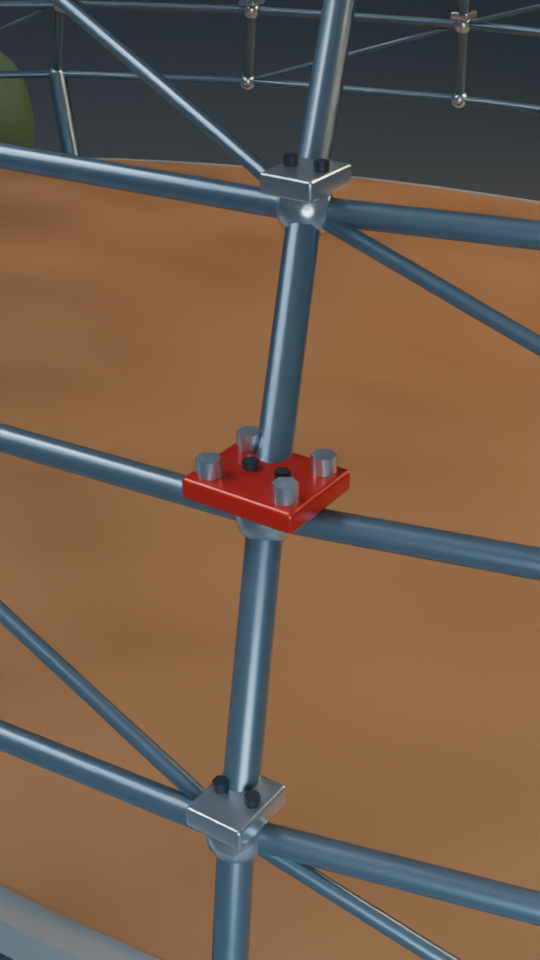
#> input picture examples/pavilion_connection_hero.png, 540 x 960 px; its folder holds only this picture in this run
$ python -i fidelity.py   (imports and definitions only)
#> lines starting #> are read from the running program, lines starting #| are printed output that depends on the picture; after the words box and inside, x2 and y2 are one past the last pixel; in counts of white or black regions, pixels touching at a corner belong together
"""Host side of subject fidelity: compare measured geometry with the spec; silhouettes by mask IoU.

Scale is judged by dimensions; shape by silhouettes normalised to their bounding box, so a
uniformly mis-scaled model fails on dimensions, and a wrongly proportioned one fails on shape.
"""
from __future__ import annotations

import math
from pathlib import Path

from PIL import Image, ImageChops, ImageDraw, ImageFilter, ImageOps

from .common import CODE, REPO, StudioError, file_hash, read_json, stable_hash, write_json

CANVAS = 512
DEFAULT_MIN_IOU = 0.85
# Assembly claim defaults (m): touching within 1 mm, interference above 0.5 mm, floating above 1 mm.
CONTACT_TOL_M = 0.001
INTERFERENCE_TOL_M = 0.0005
FLOATING_TOL_M = 0.001
CODE_FILES = ('studio/fidelity.py', 'studio/blender_ops/fidelity.py', 'studio/blender_ops/geom_checks.py')


def spec_sha256(spec):
    return stable_hash(spec)


def code_sha256():
    return stable_hash({name: file_hash(CODE / name) for name in CODE_FILES})


def _mm(value):
    return 'n/a' if value is None else f'{value * 1000:.1f} mm'


# [44 lines left out: function judge_claim, not called in this run]


def _fit(mask):
    box = mask.getbbox()
    if not box:
        return None
    return mask.crop(box)


# [39 lines left out: functions _canvas, largest_component, model_mask, not called in this run]


def reference_mask(path, crop_px=None, invert=False, outline=False, erase_px=()):
    return _fit(reference_full(path, crop_px, invert, outline, erase_px))


def reference_full(path, crop_px=None, invert=False, outline=False, erase_px=()):
    """Subject mask (255) in the cropped drawing's own pixel frame (not cropped to its bbox)."""
#> called with path = '../examples/pavilion_connection_hero.png', invert = False, outline = False, erase_px = ()
    image = ImageOps.grayscale(Image.open(path).convert('RGB'))
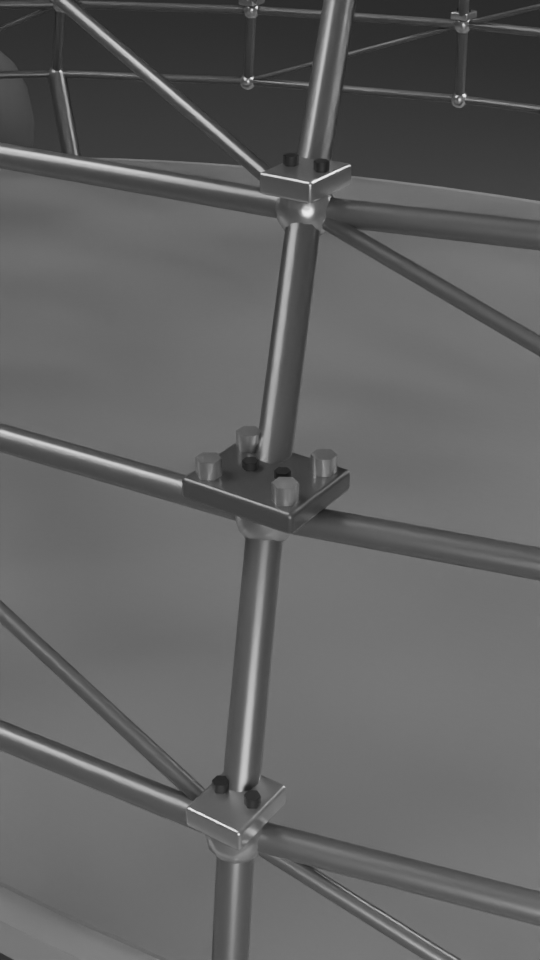
#> image: PIL image 540x960 L; min 22, max 237, mean 97.8
    if crop_px:
        image = image.crop(tuple(crop_px))
    if erase_px:
        draw = ImageDraw.Draw(image)
        for box in erase_px:
            draw.rectangle(tuple(box), fill=255)
    if outline:
        # Line drawing: lines dark; everything not reachable from the border without crossing a line is the subject.
        lines = image.point(lambda v: 0 if v < 160 else 255).filter(ImageFilter.MinFilter(3))
        padded = Image.new('L', (lines.width + 2, lines.height + 2), 255)
        padded.paste(lines, (1, 1))
        ImageDraw.floodfill(padded, (0, 0), 128)
        filled = padded.crop((1, 1, lines.width + 1, lines.height + 1)).point(lambda v: 0 if v == 128 else 255)
        return largest_component(filled)
    histogram = image.histogram()
#> histogram = 256 values, max 29210 at index 112, min 0 at index 0, mean 2025
    total = sum(histogram); cumulative = 0; threshold = 128
#> after `total = sum(histogram)`: total = 518400
    weighted = sum(i * c for i, c in enumerate(histogram)); best = -1; sum_b = 0
#> after `weighted = sum((i * c for i, c in enumerate(histogram)))`: weighted = 50712204
    for t, count in enumerate(histogram):  # Otsu threshold
        cumulative += count; sum_b += t * count
        if cumulative == 0 or cumulative == total:
            continue
        mean_b, mean_f = sum_b / cumulative, (weighted - sum_b) / (total - cumulative)
        between = cumulative * (total - cumulative) * (mean_b - mean_f) ** 2
        if between > best:
            best, threshold = between, t
#> this loop made 256 passes
#> (count, cumulative, sum_b, mean_b, mean_f, best) on passes 23 to 34: (5, 5, 110, 22, 97.83, 1.49e+10), (2, 7, 156, 22.29, 97.83, 2.07e+10), (5, 12, 276, 23, 97.83, 3.48e+10), (5, 17, 401, 23.59, 97.83, 4.86e+10), (3, 20, 479, 23.95, 97.83, 5.66e+10), (4, 24, 587, 24.46, 97.83, 6.7e+10), (2, 26, 643, 24.73, 97.83, 7.2e+10), (6, 32, 817, 25.53, 97.83, 8.67e+10), (6, 38, 997, 26.24, 97.83, 1.01e+11), (10, 48, 1307, 27.23, 97.83, 1.24e+11), (13, 61, 1723, 28.25, 97.83, 1.53e+11), (13, 74, 2152, 29.08, 97.83, 1.81e+11)
#> (cumulative, sum_b, mean_b, mean_f, best) on passes 61 to 66: (69500, 3628267, 52.21, 104.9, 8.66e+13), (72422, 3806509, 52.56, 105.2, 8.94e+13), (75387, 3990339, 52.93, 105.5, 9.22e+13), (78573, 4191057, 53.34, 105.8, 9.5e+13), (81064, 4350481, 53.67, 106, 9.71e+13), (83369, 4500306, 53.98, 106.2, 9.9e+13)
#> after the loop, best = 1.22e+14; cumulative = 518400; sum_b = 50712204; threshold = 86
    dark_subject = image.point(lambda v: 255 if v <= threshold else 0)
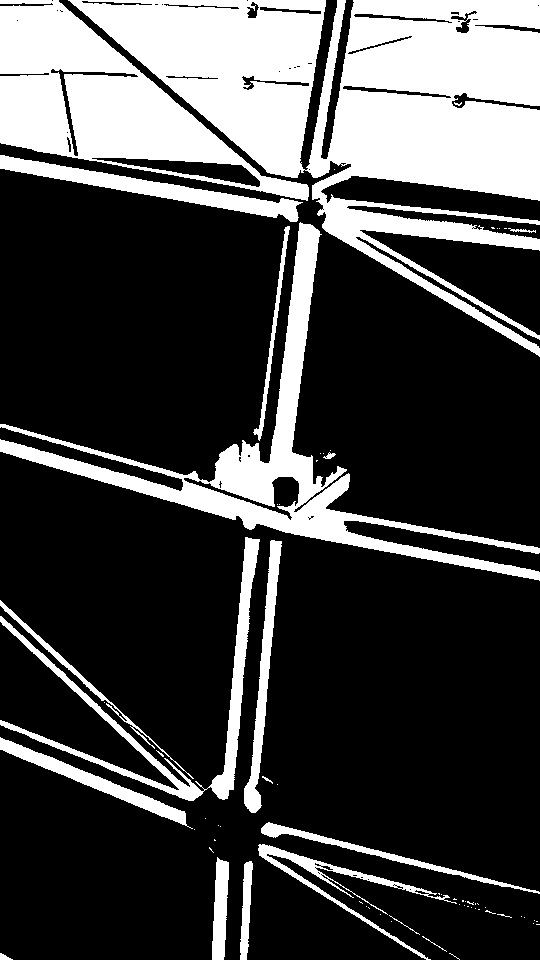
#> dark_subject: PIL image 540x960 L; 26.9% white; 69 white regions (50 under 20 px), largest, box (x1, y1, x2, y2) and area: (68, 0, 540, 357) 70226, (0, 0, 309, 201) 24302, (0, 222, 540, 581) 20505
    return ImageChops.invert(dark_subject) if invert else dark_subject


# A datum pins one drawing pixel to one model point and says which image direction each model view
# axis grows in; with px_per_m the drawing is then registered exactly - no alignment search, and traced
# numbers come out in the model's own frame.
IMAGE_DIRS = {'+x': (1, 0), '-x': (-1, 0), '+y': (0, 1), '-y': (0, -1)}


def silhouette_reference(silhouette, project):
    return reference_full(Path(project) / silhouette['image'], silhouette.get('crop_px'), silhouette.get('invert', False),
                          silhouette.get('outline', False), silhouette.get('erase_px', ()))


# [119 lines left out: functions model_to_px, px_to_model, datum_mask, datum_iou, mask_iou, dimension_values and 4 more, not called in this run]


def deviation_target(spec, kind, item_id):
    """The declared deviation for one check, or None (see subject.schema deviations)."""
    return next((d for d in spec.get('deviations', []) if d['check'] == f'{kind}:{item_id}'), None)


SOFT_KINDS = ('dimension', 'proportion', 'silhouette', 'photo')   # shape match; features and assembly claims are never softened
# A visible part whose on-screen px per distinct face direction is above this reads as a placeholder (SKILL #8).
# Calibrated 2026-10-07 (docs/BUILD_REPORT.md): every engine part above 40 was one the review called rough (head cover,
# block, faceted runners, a box plenum); the winch's honest plain cylinders sit at 27-36, with the engine's rough
# closed-cylinder alternator (33) - that band is left to the detail list and the reviewer. Plain parts above it say why
# with the builder field `plain`.
DETAIL_PX_PER_FACE = 40.0
# A real subject is matched to photos from more than one side (2026-10-11, rocket_landing: modelled from text sources
# alone, the booster read as "a grey model shaped like a rocket"; photo_views was optional and none was made). Two
# solved photo cameras at least this far apart in direction; two photos from one side check one side.
PHOTO_MIN_VIEWS = 2
PHOTO_MIN_SPREAD_DEG = 30.0


def _direction(camera):
    az, el = math.radians(camera['azimuth_deg']), math.radians(camera['elevation_deg'])
    return (math.cos(el) * math.cos(az), math.cos(el) * math.sin(az), math.sin(el))


# [203 lines left out: functions photo_spread_deg, build_report, require_fidelity, not called in this run]

>>> result = reference_mask('../examples/pavilion_connection_hero.png')
#> in _fit, `box = mask.getbbox()`: box = (0, 0, 540, 960)

$ run again, on examples/pavilion_hero.png
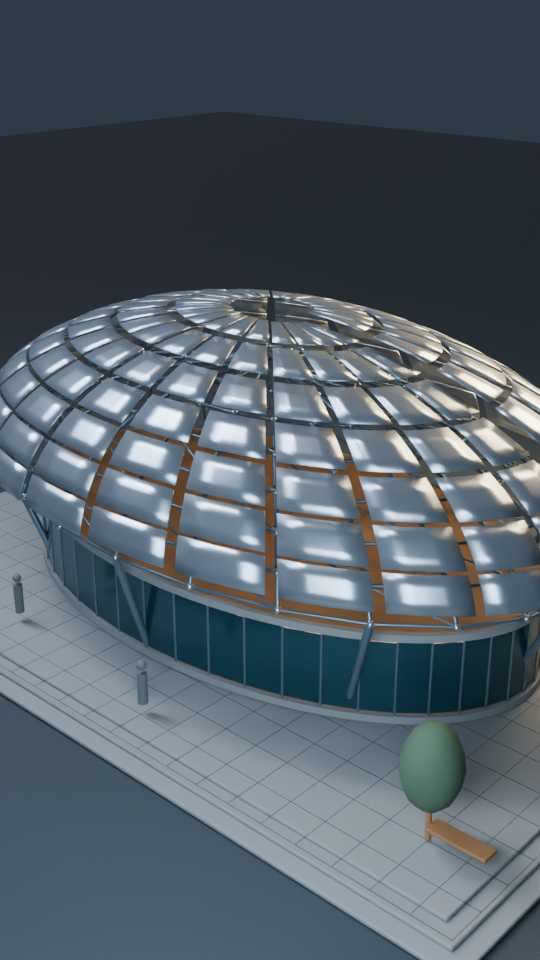
#> input picture examples/pavilion_hero.png, 540 x 960 px
#> in reference_full, `image = ImageOps.grayscale(Image.open(path).convert('RGB'))`:
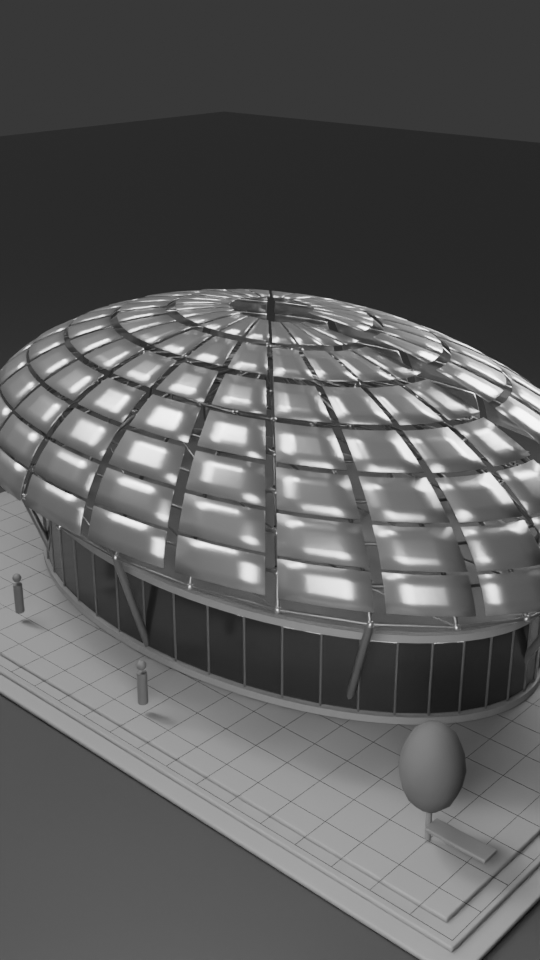
#> image: PIL image 540x960 L; min 13, max 245, mean 91.4
#> histogram = 256 values, max 54957 at index 56, min 0 at index 0, mean 2025
#> total = 518400
#> weighted = 47382318
#> the loop in reference_full, `for t, count in enumerate(histogram):` made 256 passes
#> (count, cumulative, sum_b, mean_b, mean_f, best) on passes 14 to 21: (1, 1, 13, 13, 91.4, 3.19e+09), (2, 3, 41, 13.67, 91.4, 9.4e+09), (2, 5, 71, 14.2, 91.4, 1.54e+10), (8, 13, 199, 15.31, 91.4, 3.9e+10), (9, 22, 352, 16, 91.4, 6.48e+10), (24, 46, 784, 17.04, 91.41, 1.32e+11), (22, 68, 1202, 17.68, 91.41, 1.92e+11), (39, 107, 1982, 18.52, 91.42, 2.95e+11)
#> after the loop in reference_full, `for t, count in enumerate(histogram):`: best = 4.28e+14; cumulative = 518400; sum_b = 47382318; threshold = 102
#> in reference_full, `dark_subject = image.point(lambda v: 255 if v <= threshold else 0)`:
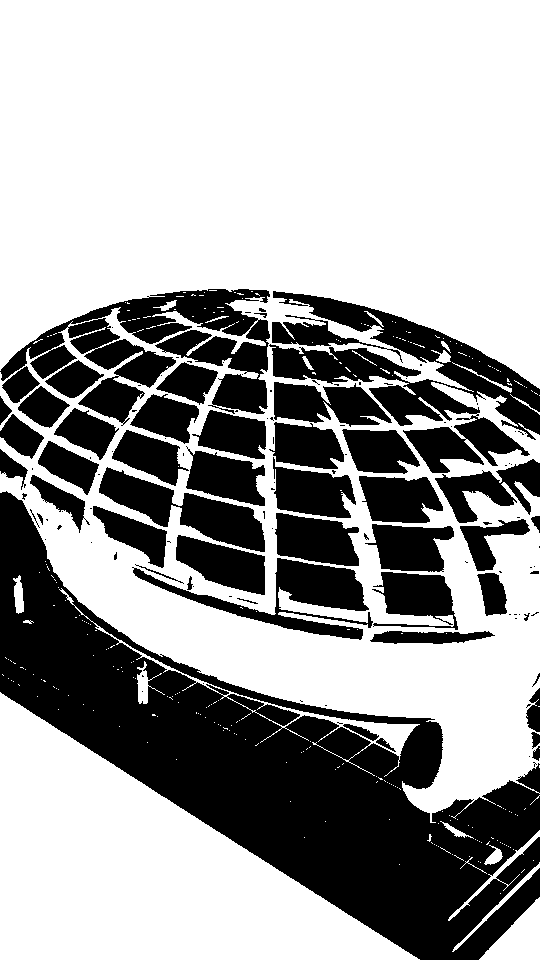
#> dark_subject: PIL image 540x960 L; 63.3% white; 124 black regions (74 under 20 px), largest, box (x1, y1, x2, y2) and area: (0, 491, 540, 960) 86292, (269, 291, 540, 473) 17387, (0, 289, 270, 426) 16301
#> box = (0, 0, 540, 960)

$ run again, on examples/pavilion_hero_v2.png
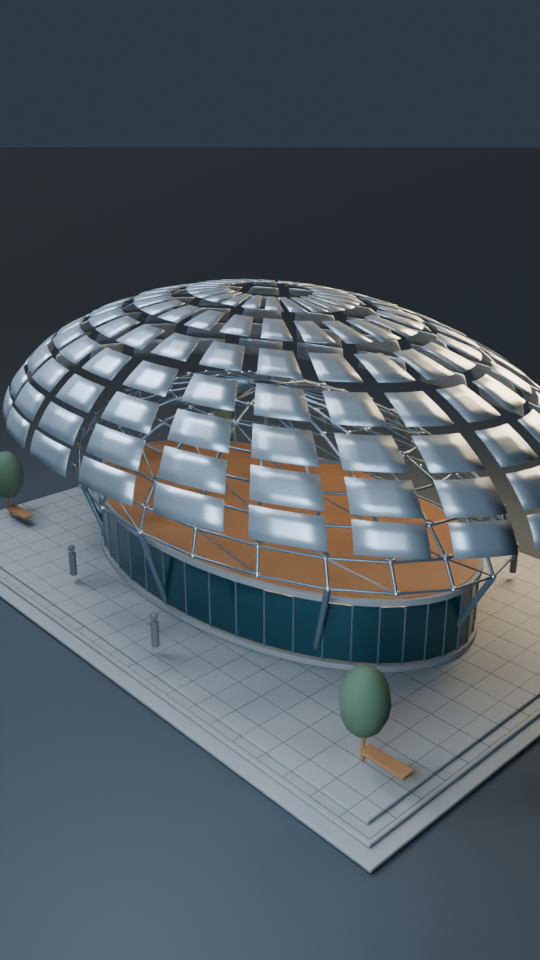
#> input picture examples/pavilion_hero_v2.png, 540 x 960 px
#> in reference_full, `image = ImageOps.grayscale(Image.open(path).convert('RGB'))`:
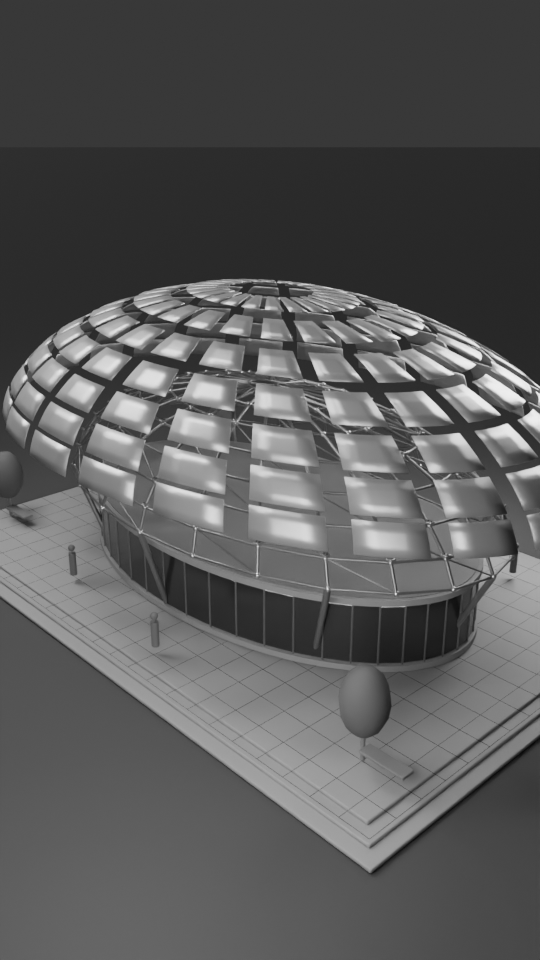
#> image: PIL image 540x960 L; min 9, max 239, mean 89.4
#> histogram = 256 values, max 64801 at index 56, min 0 at index 0, mean 2025
#> total = 518400
#> weighted = 46354233
#> the loop in reference_full, `for t, count in enumerate(histogram):` made 256 passes
#> (count, cumulative, sum_b, mean_b, mean_f, best) on passes 10 to 17: (3, 3, 27, 9, 89.42, 1.01e+10), (3, 6, 57, 9.5, 89.42, 1.99e+10), (3, 9, 90, 10, 89.42, 2.94e+10), (8, 17, 186, 10.94, 89.42, 5.43e+10), (12, 29, 342, 11.79, 89.42, 9.06e+10), (18, 47, 594, 12.64, 89.42, 1.44e+11), (15, 62, 819, 13.21, 89.43, 1.87e+11), (25, 87, 1219, 14.01, 89.43, 2.56e+11)
#> after the loop in reference_full, `for t, count in enumerate(histogram):`: best = 3.57e+14; cumulative = 518400; sum_b = 46354233; threshold = 104
#> in reference_full, `dark_subject = image.point(lambda v: 255 if v <= threshold else 0)`:
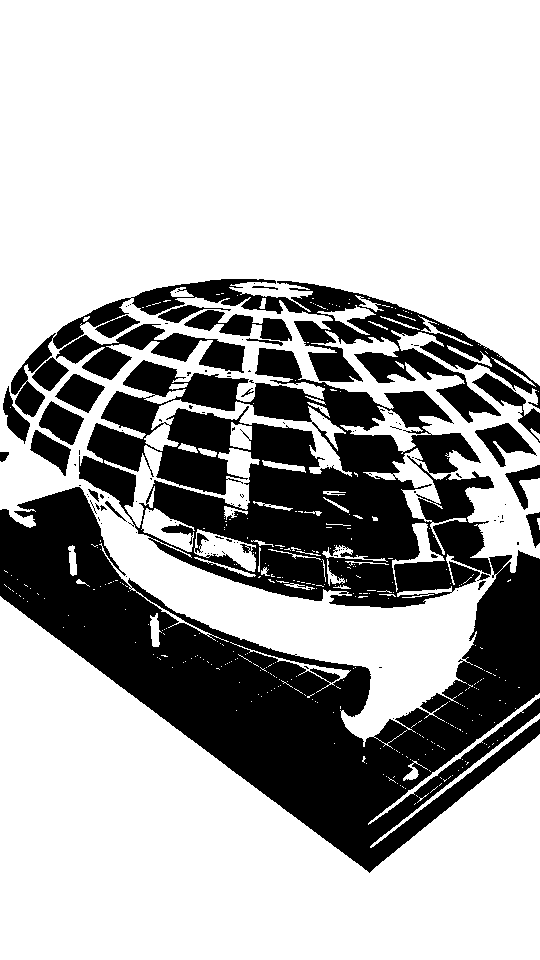
#> dark_subject: PIL image 540x960 L; 69.1% white; 110 black regions (86 under 20 px), largest, box (x1, y1, x2, y2) and area: (0, 487, 540, 873) 73684, (79, 348, 494, 608) 55471, (11, 279, 540, 423) 16632
#> box = (0, 0, 540, 960)
